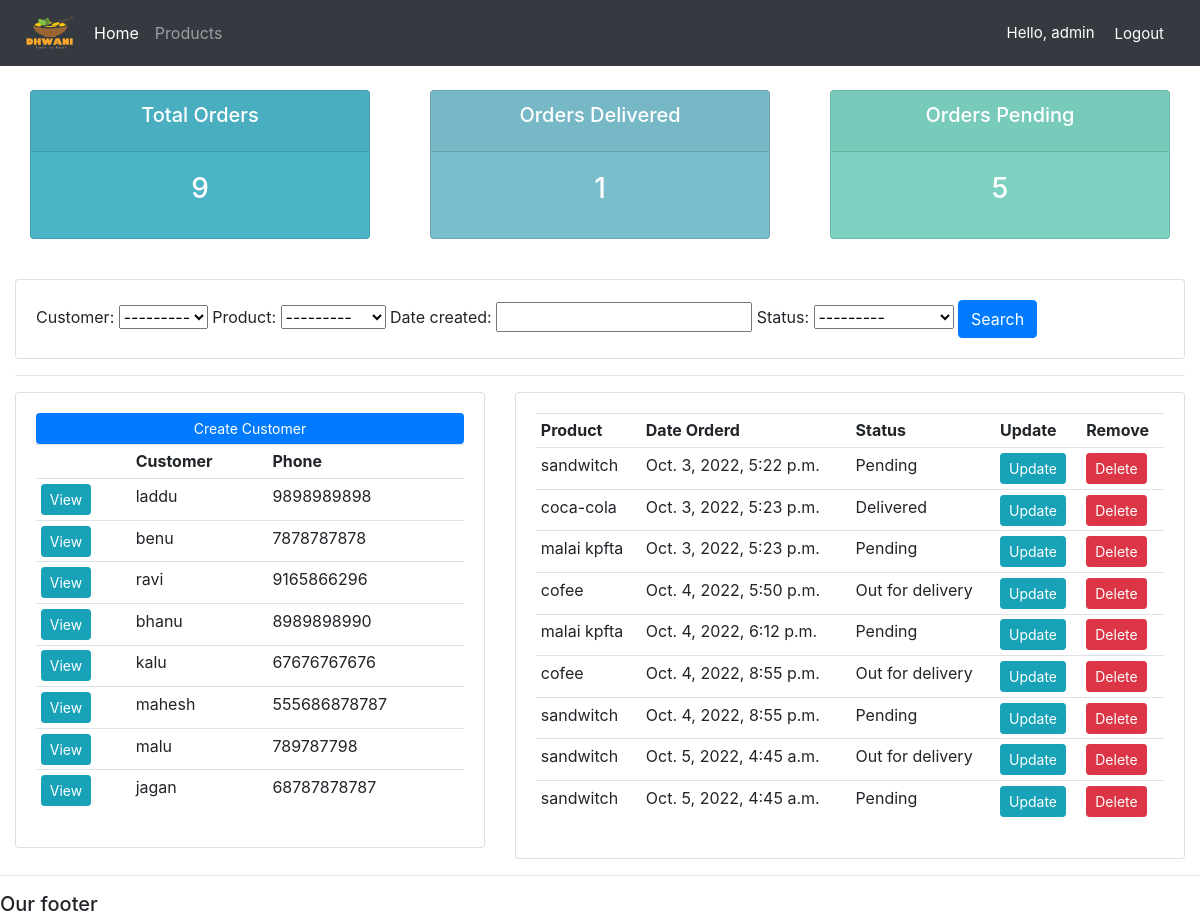
The app's page / (signed in) with its own data.
### accounts/models.py (models this page shows, shortened)
class Customer(models.Model):
	user = models.OneToOneField(User, null=True, blank=True, on_delete=models.CASCADE)
	name = models.CharField(max_length=200, null=True)
	phone = models.CharField(max_length=200, null=True)
	email = models.CharField(max_length=200, null=True)
	profile_pic = models.ImageField(default='blankimage.png',null=True, blank=True)
	date_created = models.DateTimeField(auto_now_add=True, null=True)
	def __str__(self):
		return self.name

class Order(models.Model):
	STATUS = (
			('Pending', 'Pending'),
			('Out for delivery', 'Out for delivery'),
			('Delivered', 'Delivered'),
			)
	customer = models.ForeignKey(Customer, null=True, on_delete= models.SET_NULL)
	product = models.ForeignKey(Product, null=True, on_delete= models.SET_NULL)
	date_created = models.DateTimeField(auto_now_add=True, null=True)
	status = models.CharField(max_length=200, null=True, choices=STATUS)

class Product(models.Model):
	CATEGORY = (
			('Indoor', 'Indoor'),
			('Out Door', 'Out Door'),
			)
	name = models.CharField(max_length=200, null=True)
	price = models.FloatField(null=True)
	category = models.CharField(max_length=200, null=True, choices=CATEGORY)
	description = models.CharField(max_length=200, null=True, blank=True)
	date_created = models.DateTimeField(auto_now_add=True, null=True)
	tags = models.ManyToManyField(Tag)
	def __str__(self):
		return self.name

### accounts/decorators.py (the view)
	def wrapper_function(request, *args, **kwargs):
		group = None
		if request.user.groups.exists():
			group = request.user.groups.all()[0].name
		if group == 'customer':
			return redirect('user_page')
		if group == 'admin':
			return view_func(request, *args, **kwargs)

### accounts/views.py (called while the page is built)
@login_required(login_url='login')
@admin_only
def home(request):
    orders = Order.objects.all()
    customers = Customer.objects.all()
    total_customers = customers.count()
    total_orders = orders.count()
    delivered = orders.filter(status='Delivered').count()
    pending = orders.filter(status='Pending').count()
    myFilter = OrderFilter(request.GET, queryset=orders)
    orders = myFilter.qs
    context = {'orders':orders, 'customers':customers,
	'total_orders':total_orders,'delivered':delivered,
	'pending':pending, 'myFilter':myFilter}
    return render(request, 'accounts/dashboard.html', context)

### accounts/templates/accounts/dashboard.html
{%  extends 'accounts/main.html' %}
{% block content %}
{%  include 'accounts/status.html' %}
<br>
<div class="row">
	<div class="col">
		<div class="card card-body">
			<form method="get">
				{{myFilter.form}}
		    <button class="btn btn-primary" type="submit">Search</button>
		  </form>
		</div>
	</div>
</div>
<hr>
<div class="row">
	<div class="col-md-5">
		<div class="card card-body">
			<a class="btn btn-primary  btn-sm btn-block" href="">Create Customer</a>
			<table class="table table-sm">
				<tr>
					<th></th>
					<th>Customer</th>
					<th>Phone</th>
				</tr>
				{% for customer in customers %}
					<tr>
						<td><a class="btn btn-sm btn-info" href="{% url 'customer' customer.id %}">View</a></td>
						<td>{{customer.name}}</td>
						<td>{{customer.phone}}</td>
					</tr>
				{% endfor %}
			</table>
		</div>
	</div>
	<div class="col-md-7">
		<div class="card card-body">
			<table class="table table-sm">
				<tr>
					<th>Product</th>
					<th>Date Orderd</th>
					<th>Status</th>
					<th>Update</th>
					<th>Remove</th>
				</tr>
				{% for order in orders %}
					<tr>
						<td>{{order.product}}</td>
						<td>{{order.date_created}}</td>
						<td>{{order.status}}</td>
						<td><a class="btn btn-sm btn-info" href="{% url 'update_order' order.id %}">Update</a></td>
						<td><a class="btn btn-sm btn-danger"href="{% url 'delete_order' order.id %}">Delete</a></td>
					</tr>
				{% endfor %}
			</table>
		</div>
	</div>
</div>
{% endblock %}

### accounts/templates/accounts/main.html (shortened to what this page needs)
{% load static %}
<!DOCTYPE html>
<html>
<head>
	<link rel="stylesheet" href="https://stackpath.bootstrapcdn.com/bootstrap/4.3.1/css/bootstrap.min.css">
    <link rel="stylesheet" type="text/css" href="{% static '/css/main.css' %}">
</head>
<body>
	{%  include 'accounts/navbar.html' %}
	<div class="container-fluid">
	{% block content %}
	{% endblock %}
    </div>
	<hr>
	<h5>Our footer</h5>
</body>
</html>

### accounts/templates/accounts/navbar.html (shortened to what this page needs)
{% load static %}
<nav class="navbar navbar-expand-lg navbar-dark bg-dark">
  <img src="{% static 'images/dhwani4.png' %}">
  <div class="collapse navbar-collapse" id="navbarNav">
    <ul class="navbar-nav">
      <li class="nav-item active">
        {% if request.user.is_staff %}
        <a class="nav-link" href="{% url 'home'  %}">Home</a>
      </li>
      <li class="nav-item">
        <a class="nav-link" href="{% url 'products' %}">Products</a
          >
      </li>
      {% else %}
       <li class="nav-item">
        <a class="nav-link" href="{% url 'account' %}">Settings</a>
      </li>
      {% endif %}
    </ul>
  </div>
  <span class="hello-msg">Hello, {{request.user}}</span>
  <span><a class="hello-msg" href="{% url 'logout' %}">Logout</a></span>
</nav>

### accounts/templates/accounts/status.html
<br>
<div class="row">
	<div class="col">
		<div class="col-md">
			<div class="card text-center text-white  mb-3" id="total-orders">
			  	<div class="card-header">
			  		<h5 class="card-title">Total Orders</h5>
			  	</div>
			  	<div class="card-body">
			    	<h3 class="card-title">{{total_orders}}</h3>
			  	</div>
			</div>
		</div>
	</div>
	<div class="col">
		<div class="col-md">
			<div class="card text-center text-white  mb-3" id="orders-delivered">
			  	<div class="card-header">
			  		<h5 class="card-title">Orders Delivered</h5>
			  	</div>
			  	<div class="card-body">
			    	<h3 class="card-title">{{delivered}}</h3>
			  	</div>
			</div>
		</div>
	</div>
	<div class="col">
		<div class="col-md">
			<div class="card text-center text-white  mb-3" id="orders-pending">
			  	<div class="card-header">
			  		<h5 class="card-title">Orders Pending</h5>
			  	</div>
			  	<div class="card-body">
			    	<h3 class="card-title">{{pending}}</h3>
			  	</div>
			</div>
		</div>
	</div>
</div>

### static/css/main.css (style rules this page uses)
#total-orders { background-color: #4cb4c7; }
#orders-delivered { background-color: #7abecc; }
#orders-pending { background-color: #7CD1C0; }

### accounts/templates/accounts/navbar.html (style rules this page uses)
.hello-msg { font-size: 15px; color: #fff; margin-right: 20px; }

### records on screen
Customer: name "laddu", phone "9898989898"
Customer: name "benu", phone "7878787878"
Customer: name "ravi", phone "9165866296"
Customer: name "bhanu", phone "8989898990"
Customer: name "kalu", phone "67676767676"
Customer: name "mahesh", phone "555686878787"
Customer: name "malu", phone "789787798"
Customer: name "jagan", phone "68787878787"
Order: product "sandwitch", date_created "Oct. 3, 2022, 5:22 p.m.", status "Pending"
Order: product "coca-cola", date_created "Oct. 3, 2022, 5:23 p.m.", status "Delivered"
Order: product "malai kpfta", date_created "Oct. 3, 2022, 5:23 p.m.", status "Pending"
Order: product "cofee", date_created "Oct. 4, 2022, 5:50 p.m.", status "Out for delivery"
Order: product "malai kpfta", date_created "Oct. 4, 2022, 6:12 p.m.", status "Pending"
Order: product "cofee", date_created "Oct. 4, 2022, 8:55 p.m.", status "Out for delivery"
Order: product "sandwitch", date_created "Oct. 4, 2022, 8:55 p.m.", status "Pending"
Order: product "sandwitch", date_created "Oct. 5, 2022, 4:45 a.m.", status "Out for delivery"
Order: product "sandwitch", date_created "Oct. 5, 2022, 4:45 a.m.", status "Pending"

### other values on screen
{{ request.user }} "admin"
{{ total_orders }} "9"
{{ delivered }} "1"
{{ pending }} "5"
